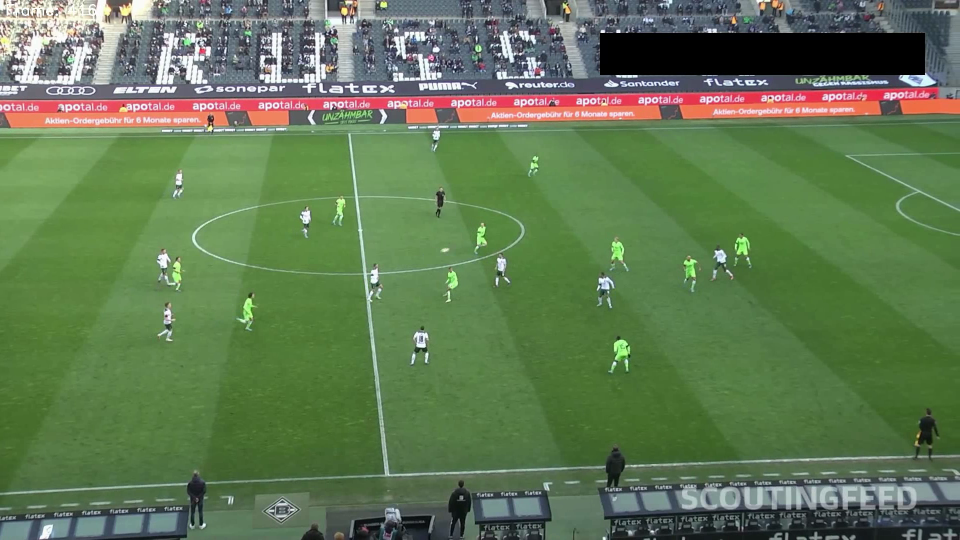
#> input picture frame 4 of ghost_pass_analysis/clips/failed_pass_003.avi, 1920 x 1080 px, given in place of test.mp4, which was not available (shown at 1/2 size)
$ python calibrate_field.py
#> lines starting #> are read from the running program, lines starting #| are printed output that depends on the picture; after the words box and inside, x2 and y2 are one past the last pixel; in counts of white or black regions, pixels touching at a corner belong together; pictures that were not available may be replaced by others from this repository, and a replacement may not be noted

import cv2
import numpy as np


points = []
image = None
image_copy = None

def mouse_callback(event, x, y, flags, param):

    global points, image, image_copy

    if event == cv2.EVENT_LBUTTONDOWN:
        if len(points) < 4:
            points.append([x, y])
            print(f"Point {len(points)}: [{x}, {y}]")


            cv2.circle(image, (x, y), 8, (0, 255, 0), -1)
            cv2.putText(image, f"P{len(points)}", (x+10, y-10),
                       cv2.FONT_HERSHEY_SIMPLEX, 1, (0, 255, 0), 2)


            if len(points) > 1:
                cv2.line(image, tuple(points[-2]), tuple(points[-1]), (0, 255, 0), 2)


            if len(points) == 4:
                cv2.line(image, tuple(points[-1]), tuple(points[0]), (0, 255, 0), 2)
                print("\n All 4 corners selected!")
                print("\nCopy this array to view_transformer.py:")
                print("self.pixel_vertices = np.array([")
                for p in points:
                    print(f"    {p},")
                print("])")

            cv2.imshow('Calibrate Field Corners', image)


def main():
    """Main calibration function"""
    global points, image, image_copy

    print("=" * 70)
    print(" FOOTBALL FIELD CALIBRATION TOOL")
    print("=" * 70)
    print("\nINSTRUCTIONS:")
    print("1. Click on the 4 corners of the football field in this order:")
    print("   - Point 1: Bottom-left corner")
    print("   - Point 2: Top-left corner")
    print("   - Point 3: Top-right corner")
    print("   - Point 4: Bottom-right corner")
    print("\n2. Press 'r' to reset if you make a mistake")
    print("3. Press 'q' or ESC when done to exit")
    print("=" * 70)


    cap = cv2.VideoCapture('test.mp4')
    ret, frame = cap.read()
#> frame is the input picture: shape (1080, 1920, 3); mean B, G, R 82.8, 120.8, 96.9
    cap.release()

    if not ret:
        print("❌ Error: Could not read test.mp4")
        return

    image = frame.copy()
    image_copy = frame.copy()


    cv2.namedWindow('Calibrate Field Corners', cv2.WINDOW_NORMAL)
    cv2.setMouseCallback('Calibrate Field Corners', mouse_callback)

    # Show current points from code
    print("\n📍 Current points in view_transformer.py:")
    current_points = np.array([
        [110, 1035],
        [265, 275],
        [910, 260],
        [1640, 915]
    ])
    for i, p in enumerate(current_points):
        print(f"   Point {i+1}: {p}")
        cv2.circle(image, tuple(p), 8, (0, 0, 255), -1)
        cv2.putText(image, f"OLD-{i+1}", (p[0]+10, p[1]-10),
                   cv2.FONT_HERSHEY_SIMPLEX, 0.8, (0, 0, 255), 2)
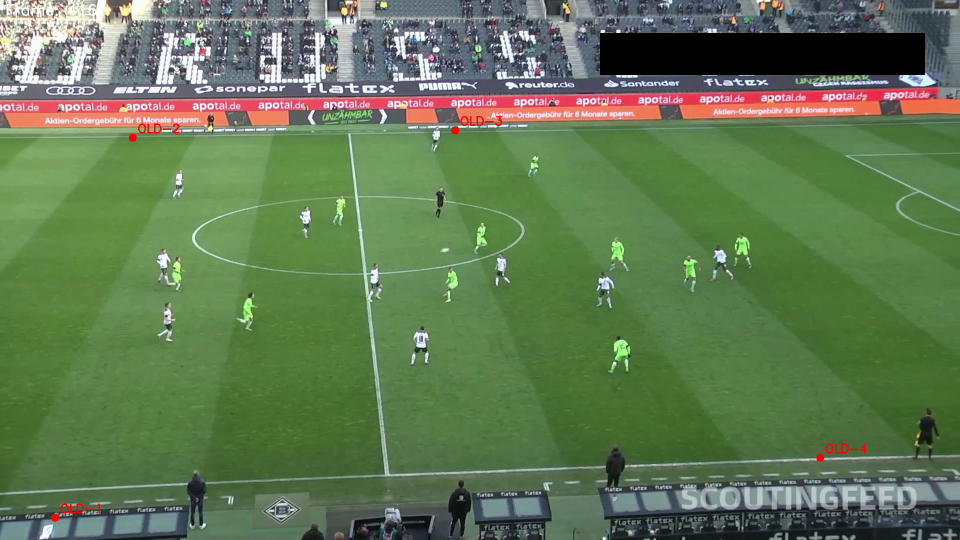
#> image: shape (1080, 1920, 3) (shown at 1/2 size); 0.14% of pixels changed, all inside (x1, y1, x2, y2) = (102, 232, 1735, 1044)

    # Draw old polygon
    for i in range(4):
        cv2.line(image, tuple(current_points[i]),
                tuple(current_points[(i+1)%4]), (0, 0, 255), 2)
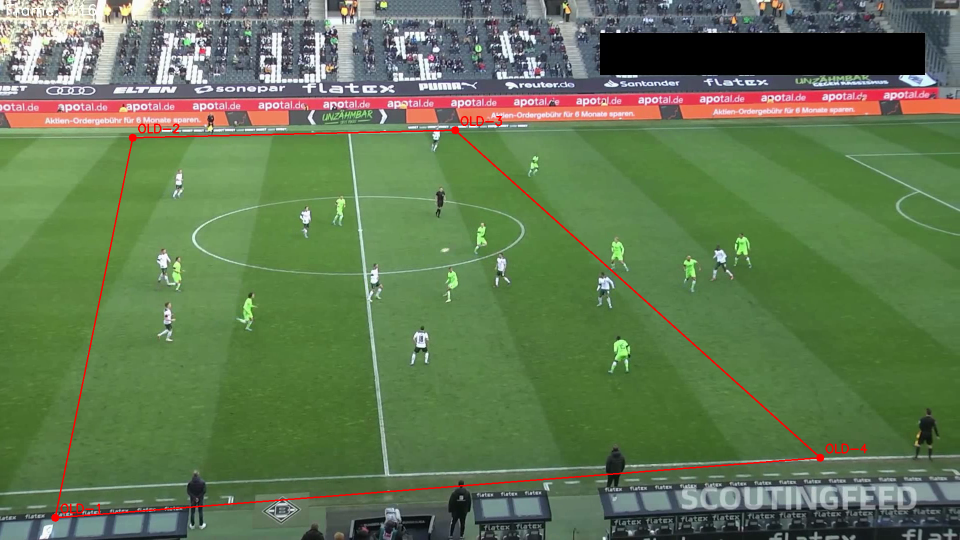
#> image: shape (1080, 1920, 3) (shown at 1/2 size); 0.56% of pixels changed, all inside (x1, y1, x2, y2) = (111, 259, 1635, 1036)

    print("\n🔴 Red points = Current configuration (may be wrong)")
    print("🟢 Green points = Your new selection (click to add)")

    cv2.imshow('Calibrate Field Corners', image)

    while True:
        key = cv2.waitKey(1) & 0xFF
#> (key q is pressed here)

        # Reset
        if key == ord('r'):
            print("\n🔄 Resetting points...")
            points = []
            image = image_copy.copy()

            # Redraw old points
            for i, p in enumerate(current_points):
                cv2.circle(image, tuple(p), 8, (0, 0, 255), -1)
                cv2.putText(image, f"OLD-{i+1}", (p[0]+10, p[1]-10),
                           cv2.FONT_HERSHEY_SIMPLEX, 0.8, (0, 0, 255), 2)
            for i in range(4):
                cv2.line(image, tuple(current_points[i]),
                        tuple(current_points[(i+1)%4]), (0, 0, 255), 2)

            cv2.imshow('Calibrate Field Corners', image)

        # Quit
        elif key == ord('q') or key == 27:  # ESC
            break

    cv2.destroyAllWindows()

    if len(points) == 4:
        print("\n✅ Calibration complete!")
        print("\n📋 UPDATE YOUR view_transformer.py with these values:")
        print("-" * 70)
        print("self.pixel_vertices = np.array([")
        for p in points:
            print(f"    {p},")
        print("])")
        print("-" * 70)
    else:
        print(f"\n⚠️  Only {len(points)}/4 points selected. Run again to complete.")


if __name__ == '__main__':
    main()

$ run again, starting later in the video
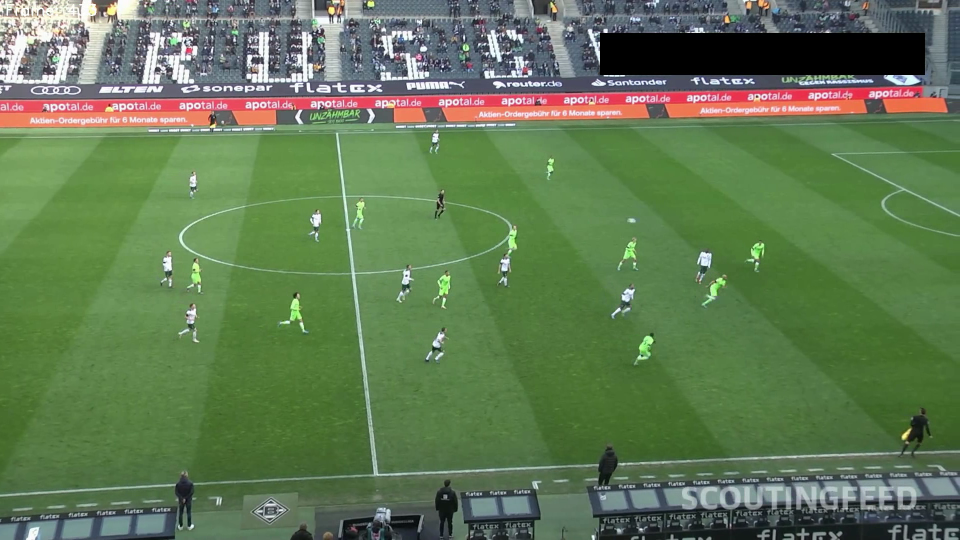
#> input picture frame 21 of ghost_pass_analysis/clips/failed_pass_003.avi, 1920 x 1080 px, given in place of test.mp4, which was not available (shown at 1/2 size)
#> in main, frame is the input picture: shape (1080, 1920, 3); mean B, G, R 83.2, 121.4, 97.1
#> after the loop in main, `for i, p in enumerate(current_points):`:
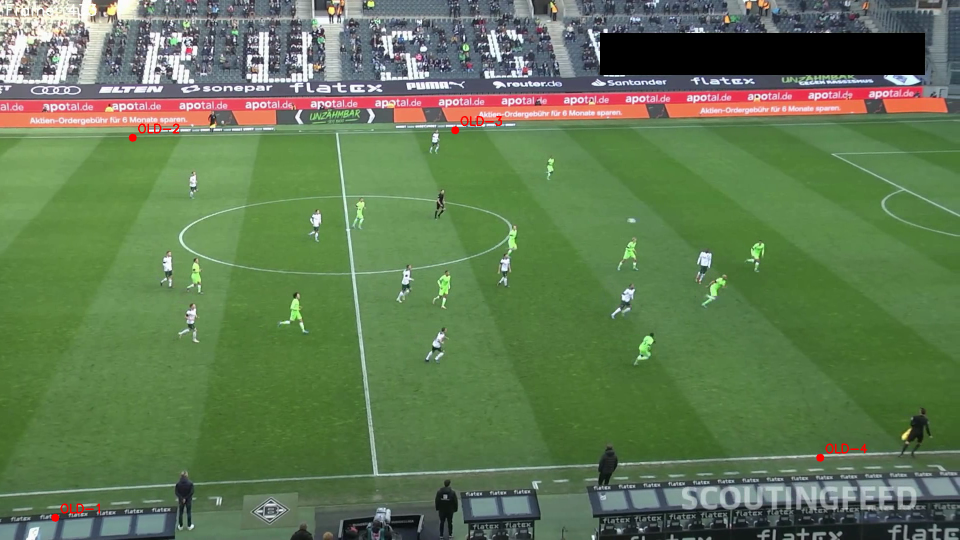
#> image: shape (1080, 1920, 3) (shown at 1/2 size); 0.14% of pixels changed, all inside (x1, y1, x2, y2) = (102, 232, 1735, 1044)
#> after the loop in main, `for i in range(4):`:
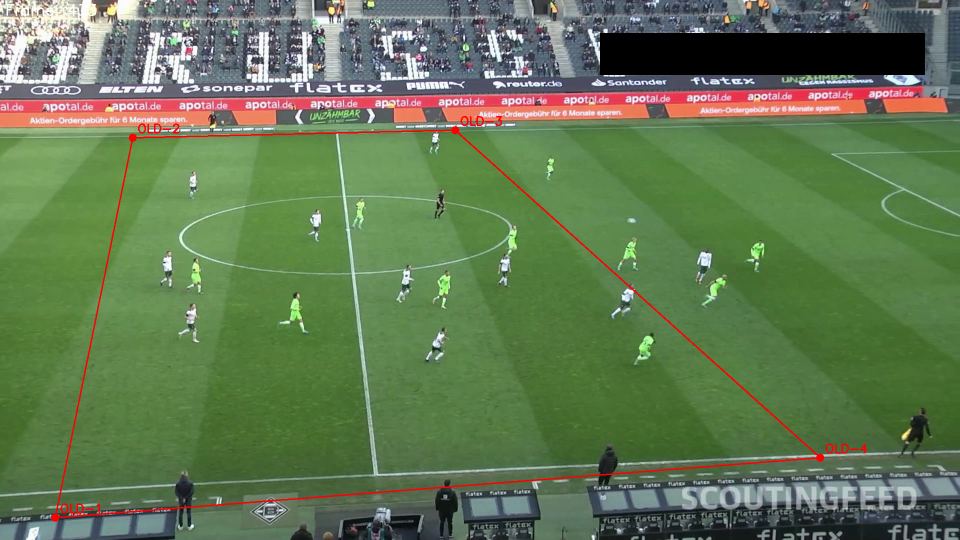
#> image: shape (1080, 1920, 3) (shown at 1/2 size); 0.56% of pixels changed, all inside (x1, y1, x2, y2) = (111, 259, 1635, 1036)

$ run again, starting later in the video
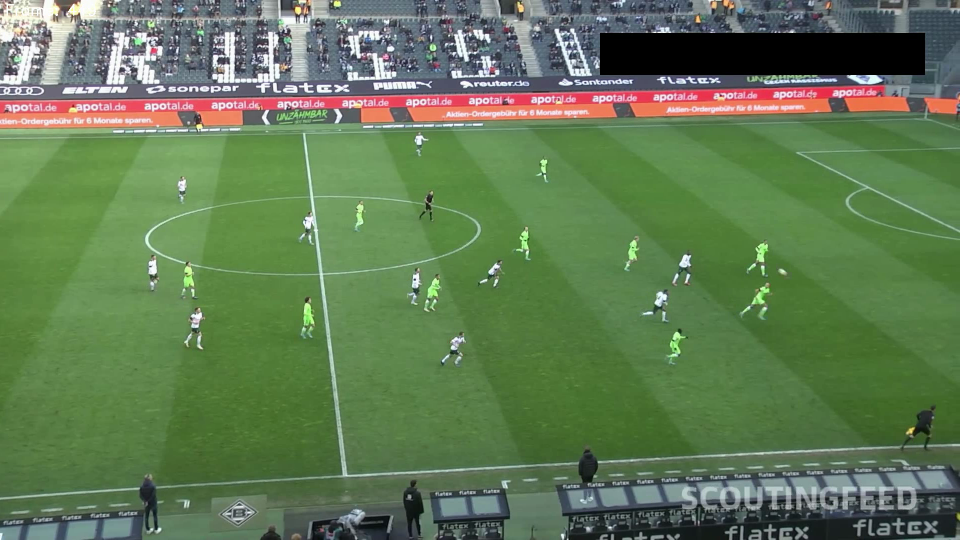
#> input picture frame 37 of ghost_pass_analysis/clips/failed_pass_003.avi, 1920 x 1080 px, given in place of test.mp4, which was not available (shown at 1/2 size)
#> in main, frame is the input picture: shape (1080, 1920, 3); mean B, G, R 83.8, 122.3, 97.3
#> after the loop in main, `for i, p in enumerate(current_points):`:
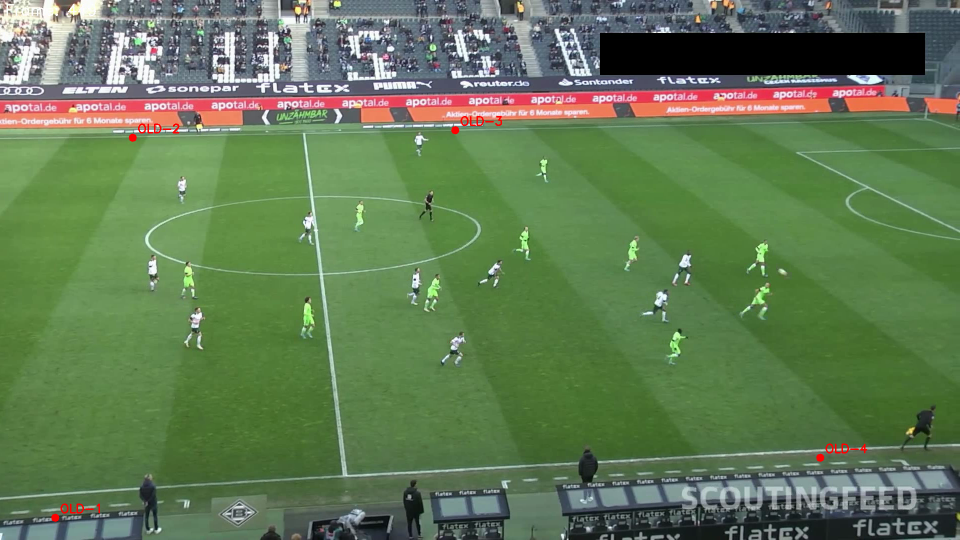
#> image: shape (1080, 1920, 3) (shown at 1/2 size); 0.14% of pixels changed, all inside (x1, y1, x2, y2) = (102, 232, 1735, 1044)
#> after the loop in main, `for i in range(4):`:
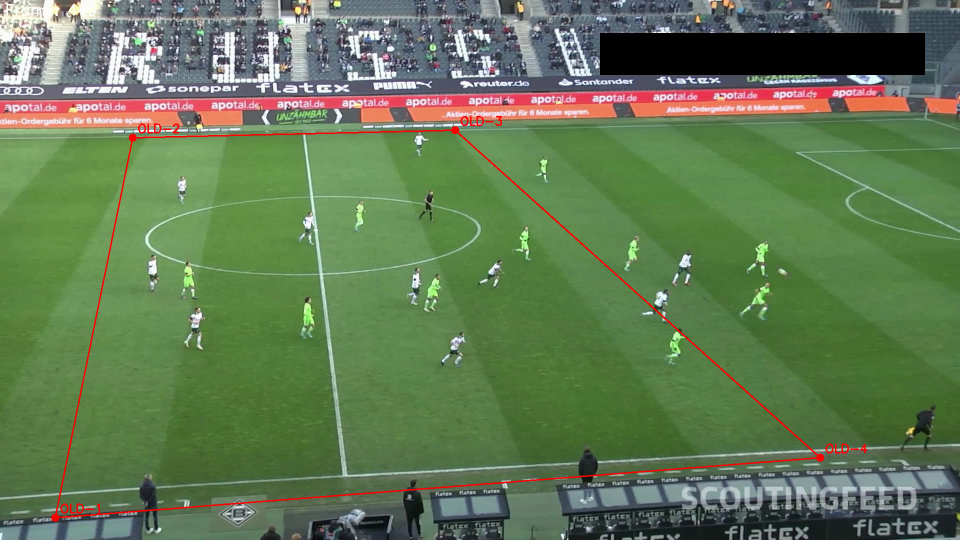
#> image: shape (1080, 1920, 3) (shown at 1/2 size); 0.56% of pixels changed, all inside (x1, y1, x2, y2) = (111, 259, 1635, 1036)
